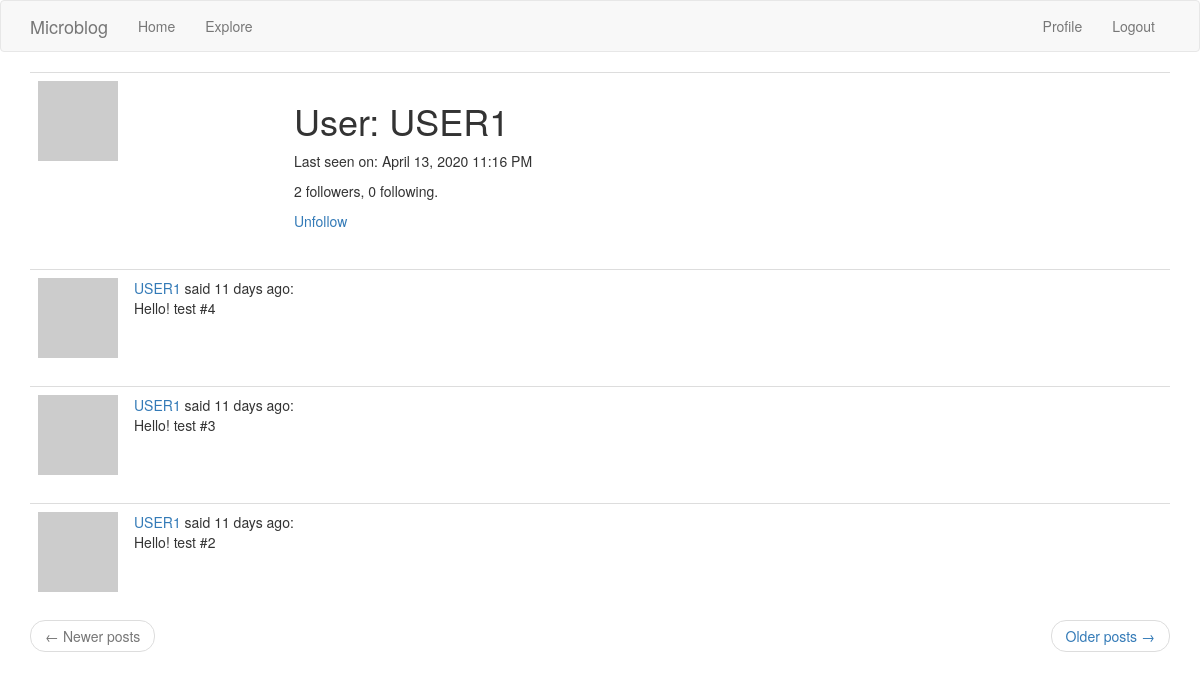
Page /user/USER1 (signed in) on the committed database.
### app/models.py (models this page shows, shortened)
class User(UserMixin, db.Model):
    id = db.Column(db.Integer, primary_key = True)
    username = db.Column(db.String(64), index = True, unique = True)
    email = db.Column(db.String(120),index = True, unique = True)
    password_hash = db.Column(db.String(128))
    posts = db.relationship('Post', backref = 'author', lazy = 'dynamic')
    about_me = db.Column(db.String(140))
    last_seen = db.Column(db.DateTime, default=datetime.utcnow)
    followed = db.relationship(
        'User', secondary=followers,
        primaryjoin=(followers.c.follower_id == id),
        secondaryjoin=(followers.c.followed_id == id),
        backref=db.backref('followers', lazy='dynamic'), lazy='dynamic')
    def avatar(self, size):
        digest = md5(self.email.lower().encode('utf-8')).hexdigest()
        return 'https://www.gravatar.com/avatar/{}?d=identicon&s={}'.format(
            digest, size)
    def is_following(self, user):
        return self.followed.filter(
            followers.c.followed_id == user.id).count() > 0

class Post(db.Model):
    id = db.Column(db.Integer, primary_key = True)
    caption = db.Column(db.String(150))
    timestamp = db.Column(db.DateTime, index = True, default = datetime.utcnow)
    user_id = db.Column(db.Integer, db.ForeignKey('user.id'))

### app/main/routes.py (the view)
@bp.route('/user/<username>')
@login_required
def user(username):
    user = User.query.filter_by(username=username).first_or_404()
    page = request.args.get('page', 1, type=int)
    posts = user.posts.order_by(Post.timestamp.desc()).paginate(
        page, current_app.config['POSTS_PER_PAGE'], False)
    next_url = url_for('main.user', username=user.username, page=posts.next_num) \
        if posts.has_next else None
    prev_url = url_for('main.user', username=user.username, page=posts.prev_num) \
        if posts.has_prev else None
    return render_template('user.html', user=user, posts=posts.items, next_url = next_url, prev_url = prev_url)

### app/main/routes.py (called while the page is built)
@bp.before_app_request
def before_request():
    if current_user.is_authenticated:
        current_user.last_seen = datetime.utcnow()
        db.session.commit()

### app/models.py (called while the page is built)
@login.user_loader
def load_user(id):
    return User.query.get(int(id))

### app/templates/user.html (shortened to what this page needs)
{% extends "base.html" %}
{% block app_content %}
    <table class="table table-hover">
        <tr>
            <td width="256px"><img src="{{ user.avatar(256) }}"></td>
            <td>
                <h1>{{ ('User') }}: {{ user.username }}</h1>
                {% if user.last_seen %}
                    <p>{{ ('Last seen on') }}: {{ moment(user.last_seen).format('LLL') }}</p>
                {% endif %}
                <p>{{ user.followers.count() }} followers, {{ user.followed.count() }} following.</p>
                {% if user == current_user %}
                <p><a href="{{ url_for('main.edit_profile') }}">{{ ('Edit your profile') }}</a></p>
                {% elif not current_user.is_following(user) %}
                <p><a href="{{ url_for('main.follow', username=user.username) }}">{{ ('Follow') }}</a></p>
                {% else %}
                <p><a href="{{ url_for('main.unfollow', username=user.username) }}">{{ ('Unfollow') }}</a></p>
                {% endif %}
            </td>
        </tr>
    </table>
    {% for post in posts %}
        {% include '_post.html' %}
    {% endfor %}
    <nav aria-label="...">
        <ul class="pager">
            <li class="previous{% if not prev_url %} disabled{% endif %}">
                <a href="{{ prev_url or '#' }}">
                    <span aria-hidden="true">&larr;</span> {{ ('Newer posts') }}
                </a>
            </li>
            <li class="next{% if not next_url %} disabled{% endif %}">
                <a href="{{ next_url or '#' }}">
                    {{ ('Older posts') }} <span aria-hidden="true">&rarr;</span>
                </a>
            </li>
        </ul>
    </nav>
{% endblock %}

### app/templates/_post.html
<table class="table table-hover">
    <tr>
        <td width="70px">
            <a href="{{ url_for('main.user', username=post.author.username) }}">
                <img src="{{ post.author.avatar(70) }}" />
            </a>
        </td>
        <td>
            <a href="{{ url_for('main.user', username=post.author.username) }}">
                {{ post.author.username }}
            </a>
            said {{ moment(post.timestamp).fromNow() }}:
            <br>
            {{ post.caption }}
        </td>
    </tr>
</table>

### rows in the picture
User: username "USER1", last_seen "April 13, 2020 11:16 PM"
Post: author.username "USER1", timestamp "11 days ago", caption "Hello! test #4"
Post: author.username "USER1", timestamp "11 days ago", caption "Hello! test #3"
Post: author.username "USER1", timestamp "11 days ago", caption "Hello! test #2"

### other values in the picture
{{ ('Home') }} "Home"
{{ ('Explore') }} "Explore"
{{ ('Profile') }} "Profile"
{{ ('Logout') }} "Logout"
{{ ('User') }} "User"
{{ ('Last seen on') }} "Last seen on"
{{ user.followers.count() }} "2"
{{ user.followed.count() }} "0"
{{ ('Unfollow') }} "Unfollow"
{{ ('Newer posts') }} "Newer posts"
{{ ('Older posts') }} "Older posts"
